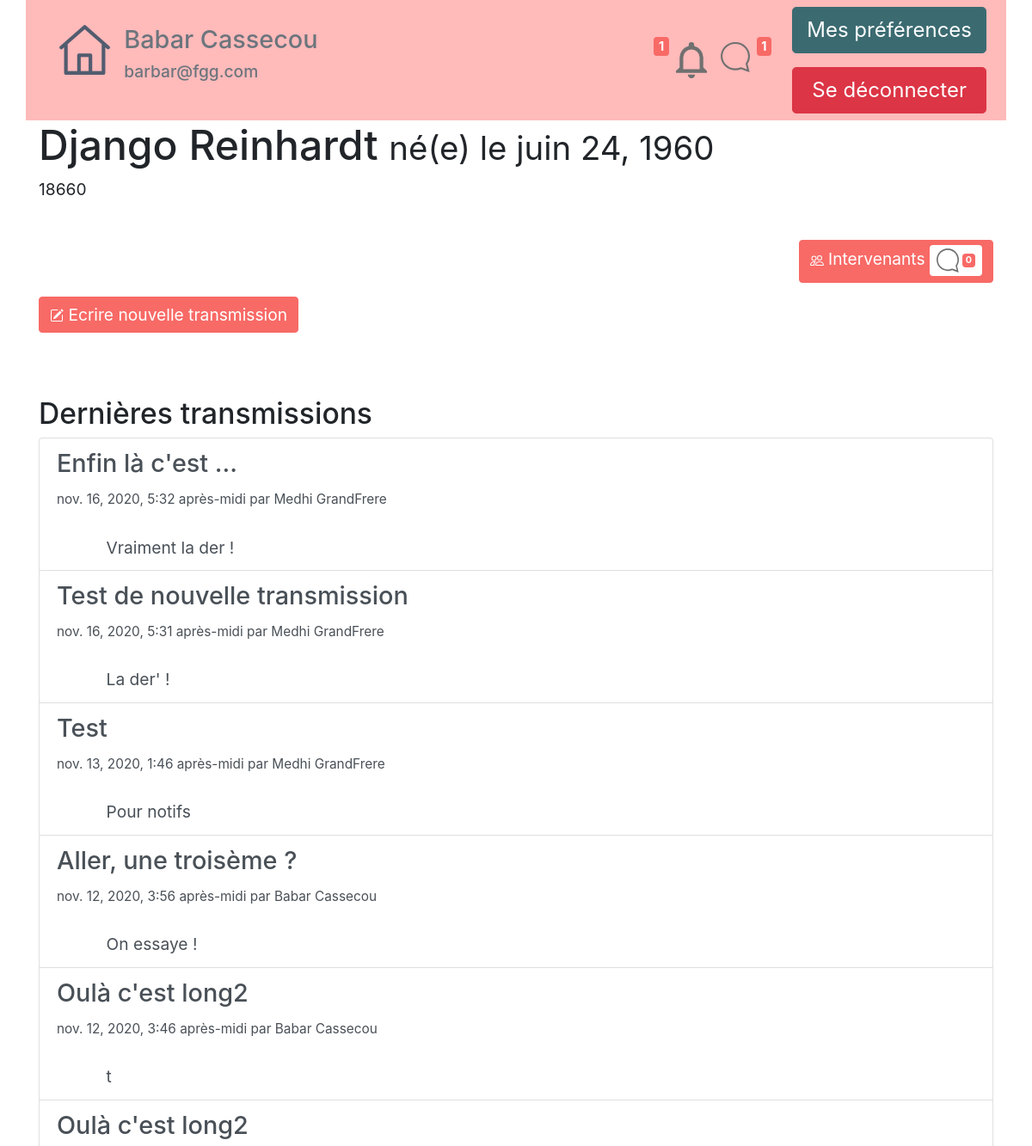
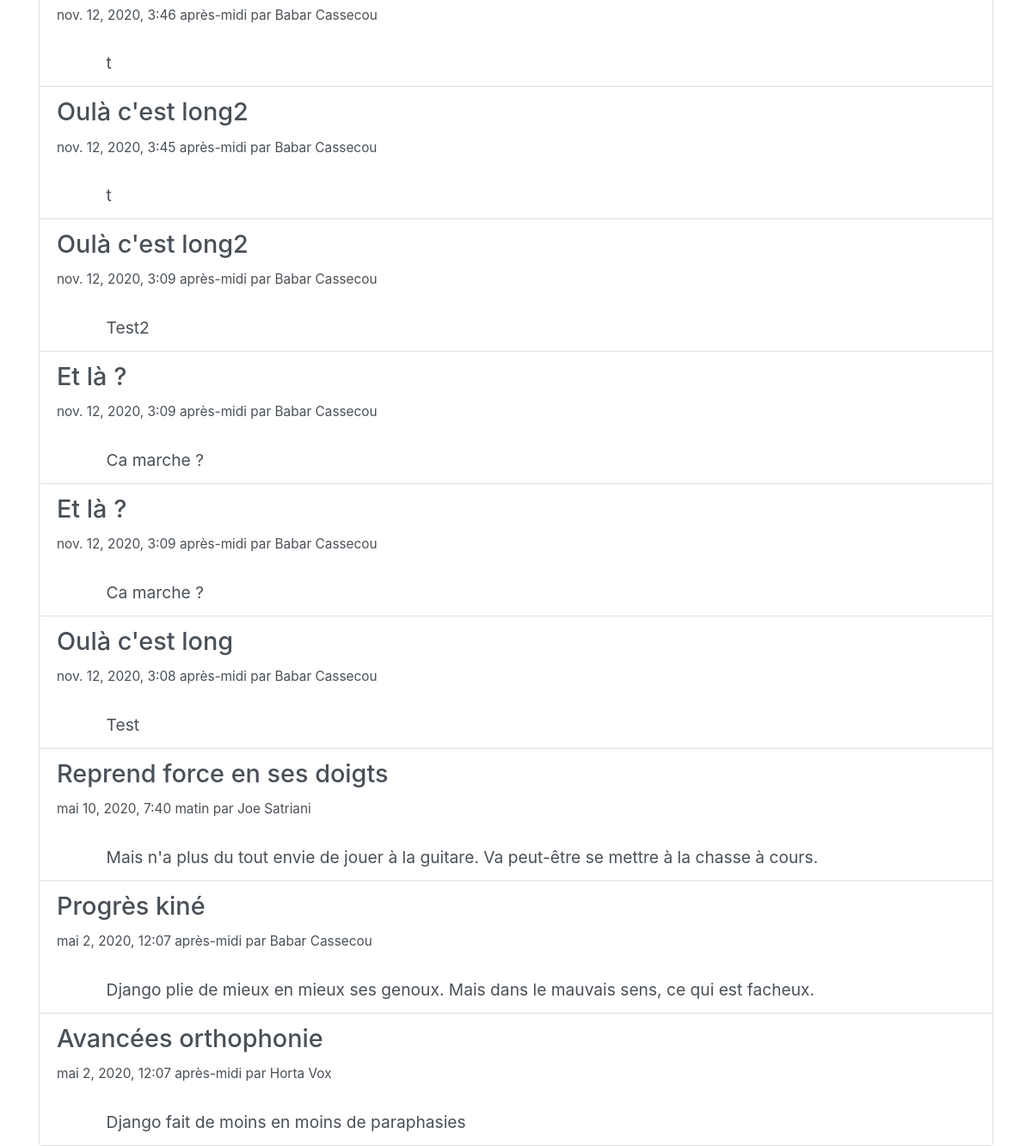
Page /tablecom/CarnetVisu/1 (signed in) on the committed database (2 pictures, top to bottom).
### tablecom/models.py (models this page shows, shortened)
class ChildSNotebook(models.Model): #name of table that contain differents "carnets" for each child
    active=models.BooleanField(default=True)
    name = models.CharField(max_length=80, verbose_name="Nom")
    forename = models.CharField(max_length=80, verbose_name="Prénom")
    date_of_birth = models.DateField(verbose_name="Date de naissance")
    id_RespLeg = models.CharField(max_length=20,verbose_name="Id responsables legaux", default="")  # id of childs attached to LR
    num_ident=models.CharField( verbose_name="Identifiant sécurité sociale",max_length=20)
    id_prof_auth=models.TextField(max_length=1200, verbose_name="Id Professionnels Rattachés")
    articles_id=models.TextField(max_length=2500, verbose_name="Id des articles rattachés", default="")
    class Meta:
        verbose_name = "Carnet Enfant"
        ordering = ['date_of_birth']
    def __str__(self):
        return self.name

class Article(models.Model): #table of differents "notes", or "articles" that will be created by Pro or LR
    active = models.BooleanField(default=True) #is active or not (suppressed ?)
    id_Professionnal=models.IntegerField(verbose_name='Id Professionnel')
    title = models.CharField(max_length=255, verbose_name="Titre")
    content = models.TextField(null=False, verbose_name="Contenu")
    date = models.DateTimeField(default=timezone.now,
                                verbose_name="Date de parution")
    valid_art=models.BooleanField(default=True) #validation or not of the article by legal Responsible
    list_to_notify = models.TextField(null=True, verbose_name="Id des personnes notifiée") #list of differents "pro"
    class Meta:
        verbose_name = "article"
        ordering = ['date']

### tablecom/views.py (the view)
# urls.py: path('CarnetVisu/<id_carnet>',views.ChildSNotebookVisu, name="ChildSNotebookVisu"),
def ChildSNotebookVisu(request,id_carnet):
    if request.user.has_perm("tablecom.CSNB{0}_access".format(id_carnet)):
        carnet = get_object_or_404(ChildSNotebook, id=id_carnet)
        print("Ouverture d'un carnet",id_carnet, carnet)
        carnet.notif_message = notif_message_by_CNB(request, id_carnet)
        listArticlesString= carnet.articles_id #catch list of articles ID
        newListOfArticles=list_of_articles(listArticlesString)
        newListOfArticles.reverse() #reverse list of articles to makes the last wroten the first printend
        """about notifications ..."""
        notif_fil_reset(request,id_carnet) #will call this function in notifications/modules_complementaires.py
        CarrierList = GlobalCarrier(request)  # will carry all necessary variables (for notification, ...)
        return render(request, 'tablecom/ChildSNotebook.html', locals())

### notifications/modules_complementaires.py (called while the page is built)
def CheckNCreateNotifFieldForIdCorrespondant(request,id_correspondant):  # will check if a "notification" entry exist for this user, if not create
    try:
        entreeNotifIdUser = Notifications.objects.get(user_id=id_correspondant)  # will catch the userspecific line
    except:
        try:
            Notifications.objects.create(user_id=id_correspondant)
            entreeNotifIdUser = Notifications.objects.get(user_id=id_correspondant)
        except:
            print("Problème de création de l'entrée des notifications")
    return entreeNotifIdUser

def stringTodict(stringToWorkWith):
    listTemp = stringToWorkWith.split(",")
    dictCreated = {}
    for item in listTemp:
        if item != '':
            minilist = item.split(":")
            dictCreated[minilist[0]] = minilist[1]
    return dictCreated

def notif_fil_reset(request, carnet_id):
    print("appel de la fonction pour mettre à 0 la NotifFil de carnet ID chez User")
    entreeNotifIdUser = Notifications.objects.get(user_id=request.user.pk)  # entry of user's notification table
    dicoTemp = stringTodict(entreeNotifIdUser.NotifFil)
    dicoTemp[carnet_id] = "0"
    newString = ""
    for cle, valeur in dicoTemp.items():
        newString += (cle + ":" + valeur + ",")
    entreeNotifIdUser.NotifFil = newString
    entreeNotifIdUser.save()

def notif_fil_global_count(request):
    entreeNotifIdUser = Notifications.objects.get(user_id=request.user.pk)  # entry of user's notification table
    dicoTemp = stringTodict(entreeNotifIdUser.NotifFil)
    somme = int()
    for valeur in dicoTemp.values():
        somme += int(valeur)
    return somme

def getGlobalCountOfDirectMessage(request):
    NotifTempLine=CheckNCreateNotifFieldForIdCorrespondant(request,request.user.pk)
    StringNotifsMessagesForUser=NotifTempLine.NotifMessages
    print("ma string : ",StringNotifsMessagesForUser, "du type ",type(StringNotifsMessagesForUser))
    if "," in StringNotifsMessagesForUser:
        splitedStringByCarnets = StringNotifsMessagesForUser[:-1].split(",") #:-1 to delete coma
    else: #if there is no coma, it means that there is no value at all
        splitedStringByCarnets=[]=[]
    totalnumber=int()
    for CarnetNotif in splitedStringByCarnets:
        totalnumber+=len(CarnetNotif.split(";"))
    return totalnumber

### tablecom/templates/tablecom/ChildSNotebook.html (shortened to what this page needs)
<!DOCTYPE html>
{% extends "tablecom/base.html" %}
{% block content %}
<div class="container">
<h1>{{ carnet.name }} {{ carnet.forename }} <span class="small"> né(e) le {{carnet.date_of_birth}}</span></h1>
<p class="infos">{{carnet.num_ident}}</p>
<br>
<div class="d-flex justify-content-end">
    <a href="{% url 'Message_Contact_List' carnet.id %}">
        <button type="button" class="btn btn-primary">
            <img src="/static/images/people.svg"/>
            Intervenants
            <span class="badge bg-white rounded p-0 m-0"><div class="container rounded p-1 m-0" ><img class="img-fluid w-50" src="/static/images/notif_mess_perso.svg"/>
                <span class="badge badge-primary">{{carnet.notif_message}}</span></div></span>
        </button>
    </a>
</div>
<p>
    <a href="{% url 'NewArticle' carnet.id %}">
        <button type="button" class="btn btn-primary">
            <img src="/static/images/write.svg"/>
            Ecrire nouvelle transmission
        </button>
    </a></p>
<br><br>
    <h3>Dernières transmissions </h3>
<div class="list-group">
    {% for article in newListOfArticles %}
    <a href="" class="list-group-item list-group-item-action">    <h4> {{article.title}} </h4> <small>
        {{article.date}} par {{ article.auteur_first_name}} {{ article.auteur_last_name}}</small>
        <div class="marge3"> <br>{{article.content}}</div> </a>
    {% empty %}
        <p>Aucun article trouvé.</p>
{% endfor %}
</div></div>
{% endblock %}

### tablecom/templates/tablecom/base.html (shortened to what this page needs)
<!DOCTYPE html>
    {% load static %}
    {% block head %}
        <html lang="fr">
        <head>
        <link rel="stylesheet" href="/static/bootstrapExportTheme/bootstrap.min.css" >
        <link rel="stylesheet" type="text/css" href="https://cdn.jsdelivr.net/npm/cookieconsent@3/build/cookieconsent.min.css" />
        </head>
    {% endblock %}
<body>
    <nav>
       {% block nav %}
            {% if user.is_authenticated %}
<div class="container" style="background:#ffbaba !important;">
    <div class="d-flex flex-wrap align-items-center">
          <div class="mr-auto p-3 ">
            <div class="d-flex justify-content-start">
                <div class="p-2"><a href="{% url 'accueil' %}"><img src="/static/images/home.svg" class="img-fluid"></a></div>
                <div class="p-2"><h4 class="text-secondary">{{ user.first_name }} {{ user.last_name }}</h4><h6 class="text-secondary"><p>{{ user.email }}</p></h6></div>
            </div>
          </div>
          <div class="p-3 ">
            <div class="d-flex">
                {% if CarrierList.1 == 0 %}
                <h6><span class="badge badge-secondary">{{ CarrierList.1 }}</span></h6>
                {% else %}
                <h6><span class="badge badge-primary">{{ CarrierList.1 }}</span></h6>
                {% endif %}
                <a href="{% url 'accueil' %}"><img src="{% static 'images/notif_fil_general.svg' %}" class="img-fluid p-2"></a>
                 <a href="{% url 'accueil' %}"><img src="{% static 'images/notif_mess_perso.svg' %}" class="img-fluid p-2"></a>
                {% if CarrierList.0 == 0 %}
                <h6><span class="badge badge-secondary">{{ CarrierList.0 }} </span></h6>
                {% else %}
                <h6><span class="badge badge-primary">{{ CarrierList.0 }}</span></h6>
                {% endif %}
            </div>
          </div>
          <div class="p- ">
            <div class="d-flex flex-column">
              <div class="p-2"><a href="{% url 'MyProfile' %}"><button type="button" class="btn btn-info btn-lg">Mes préférences</button></a></div>
              <div class="p-2"><a href="{% url 'deconnexion' %}"><button type="button" class="btn btn-danger btn-block btn-lg">Se déconnecter</button></a></div>
            </div>
          </div>
    </div>
</div>
            {% else %}
        <div class="container">
        </div>
            {% endif %}
       {% endblock %}
   </nav>
    {% block content %}Contenu à introduire{% endblock %}
</body>
</html>

### tablecom/templates/tablecom/base.html (style rules this page uses)
[class*="marge3"] { margin-left: 3em; }

### rows in the picture
ChildSNotebook: name "Django", forename "Reinhardt", date_of_birth "juin 24, 1960", num_ident "18660", notif_message "0"
Article: title "Enfin là c'est ...", date "nov. 16, 2020, 5:32 après-midi", auteur_first_name "Medhi", auteur_last_name "GrandFrere", content "Vraiment la der !"
Article: title "Test de nouvelle transmission", date "nov. 16, 2020, 5:31 après-midi", auteur_first_name "Medhi", auteur_last_name "GrandFrere", content "La der' !"
Article: title "Test", date "nov. 13, 2020, 1:46 après-midi", auteur_first_name "Medhi", auteur_last_name "GrandFrere", content "Pour notifs"
Article: title "Aller, une troisème ?", date "nov. 12, 2020, 3:56 après-midi", auteur_first_name "Babar", auteur_last_name "Cassecou", content "On essaye !"
Article: title "Oulà c'est long2", date "nov. 12, 2020, 3:46 après-midi", auteur_first_name "Babar", auteur_last_name "Cassecou", content "t"
Article: title "Oulà c'est long2", date "nov. 12, 2020, 3:46 après-midi", auteur_first_name "Babar", auteur_last_name "Cassecou", content "t"
Article: title "Oulà c'est long2", date "nov. 12, 2020, 3:45 après-midi", auteur_first_name "Babar", auteur_last_name "Cassecou", content "t"
Article: title "Oulà c'est long2", date "nov. 12, 2020, 3:09 après-midi", auteur_first_name "Babar", auteur_last_name "Cassecou", content "Test2"
Article: title "Et là ?", date "nov. 12, 2020, 3:09 après-midi", auteur_first_name "Babar", auteur_last_name "Cassecou", content "Ca marche ?"
Article: title "Et là ?", date "nov. 12, 2020, 3:09 après-midi", auteur_first_name "Babar", auteur_last_name "Cassecou", content "Ca marche ?"
Article: title "Oulà c'est long", date "nov. 12, 2020, 3:08 après-midi", auteur_first_name "Babar", auteur_last_name "Cassecou", content "Test"
Article: title "Reprend force en ses doigts", date "mai 10, 2020, 7:40 matin", auteur_first_name "Joe", auteur_last_name "Satriani", content "Mais n'a plus du tout envie de jouer à la guitare. Va peut-être se mettre à la chasse à cours."
Article: title "Progrès kiné", date "mai 2, 2020, 12:07 après-midi", auteur_first_name "Babar", auteur_last_name "Cassecou", content "Django plie de mieux en mieux ses genoux. Mais dans le mauvais sens, ce qui est facheux."
Article: title "Avancées orthophonie", date "mai 2, 2020, 12:07 après-midi", auteur_first_name "Horta", auteur_last_name "Vox", content "Django fait de moins en moins de paraphasies"

### other values in the picture
{{ user.first_name }} "Babar"
{{ user.last_name }} "Cassecou"
{{ user.email }} "barbar@fgg.com"
{{ CarrierList.1 }} "1"
{{ CarrierList.0 }} "1"
